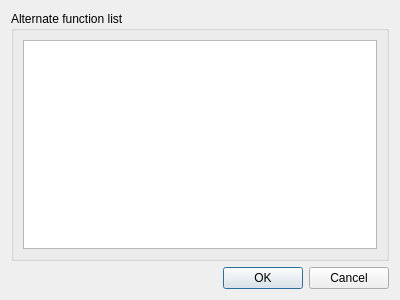
<?xml version="1.0" encoding="UTF-8"?>
<ui version="4.0">
 <class>DialogPinConfig</class>
 <widget class="QDialog" name="DialogPinConfig">
  <property name="geometry">
   <rect>
    <x>0</x>
    <y>0</y>
    <width>400</width>
    <height>300</height>
   </rect>
  </property>
  <property name="windowTitle">
   <string>Dialog</string>
  </property>
  <layout class="QVBoxLayout" name="verticalLayout_2">
   <item>
    <widget class="QGroupBox" name="groupBox">
     <property name="title">
      <string>Alternate function list</string>
     </property>
     <layout class="QVBoxLayout" name="verticalLayout">
      <item>
       <widget class="QListView" name="functionListView">
        <property name="editTriggers">
         <set>QAbstractItemView::NoEditTriggers</set>
        </property>
       </widget>
      </item>
     </layout>
    </widget>
   </item>
   <item>
    <widget class="QDialogButtonBox" name="buttonBox">
     <property name="orientation">
      <enum>Qt::Horizontal</enum>
     </property>
     <property name="standardButtons">
      <set>QDialogButtonBox::Cancel|QDialogButtonBox::Ok</set>
     </property>
    </widget>
   </item>
  </layout>
 </widget>
 <resources/>
 <connections>
  <connection>
   <sender>buttonBox</sender>
   <signal>accepted()</signal>
   <receiver>DialogPinConfig</receiver>
   <slot>accept()</slot>
   <hints>
    <hint type="sourcelabel">
     <x>248</x>
     <y>254</y>
    </hint>
    <hint type="destinationlabel">
     <x>157</x>
     <y>274</y>
    </hint>
   </hints>
  </connection>
  <connection>
   <sender>buttonBox</sender>
   <signal>rejected()</signal>
   <receiver>DialogPinConfig</receiver>
   <slot>reject()</slot>
   <hints>
    <hint type="sourcelabel">
     <x>316</x>
     <y>260</y>
    </hint>
    <hint type="destinationlabel">
     <x>286</x>
     <y>274</y>
    </hint>
   </hints>
  </connection>
 </connections>
</ui>
